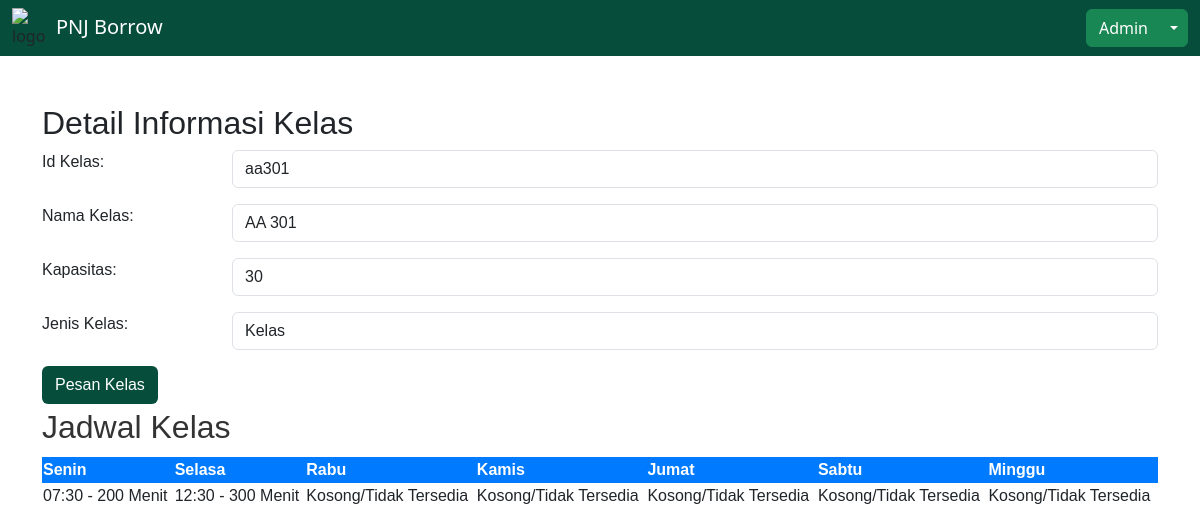
Page /detail_kelas.php?id=aa301 (signed in) on the committed database.
### tables this page shows
CREATE TABLE IF NOT EXISTS `kelas` (
  `id_kelas` varchar(50) NOT NULL,
  `nama_kelas` varchar(50) NOT NULL,
  `kapasitas_kelas` int NOT NULL,
  `jenis_kelas` varchar(50) NOT NULL DEFAULT 'Kelas',
  PRIMARY KEY (`id_kelas`)
);

CREATE TABLE IF NOT EXISTS `jadwal_kelas` (
  `id_kelas` varchar(50) NOT NULL,
  `senin` varchar(500) NOT NULL DEFAULT 'Kosong/Tidak Tersedia',
  `selasa` varchar(500) NOT NULL DEFAULT 'Kosong/Tidak Tersedia',
  `rabu` varchar(500) NOT NULL DEFAULT 'Kosong/Tidak Tersedia',
  `kamis` varchar(500) NOT NULL DEFAULT 'Kosong/Tidak Tersedia',
  `jumat` varchar(500) NOT NULL DEFAULT 'Kosong/Tidak Tersedia',
  `sabtu` varchar(500) NOT NULL DEFAULT 'Kosong/Tidak Tersedia',
  `minggu` varchar(500) NOT NULL DEFAULT 'Kosong/Tidak Tersedia',
  PRIMARY KEY (`id_kelas`)
);

### detail_kelas.php (the view, shortened to what this page needs)
<?php
include("connection.php");
$isAdmin = $_SESSION['status_user'] == 'Administrator';
$isDosen = $_SESSION['status_user'] == 'Dosen';
if (isset($_GET['id'])) {
  $kelasId = $_GET['id'];
  $query = "SELECT * FROM kelas WHERE id_kelas = :kelasId";
  $stmt = $conn->prepare($query);
  $stmt->bindParam(':kelasId', $kelasId, PDO::PARAM_STR);
  $stmt->execute();
  $classDetails = $stmt->fetch(PDO::FETCH_ASSOC);
  $scheduleQuery = "SELECT * FROM jadwal_kelas WHERE id_kelas = :kelasId";
  $scheduleStmt = $conn->prepare($scheduleQuery);
  $scheduleStmt->bindParam(':kelasId', $kelasId, PDO::PARAM_STR);
  $scheduleStmt->execute();
  $classSchedule = $scheduleStmt->fetchAll(PDO::FETCH_ASSOC);
}
?>
<!DOCTYPE html>
<html lang="en">
<head>
  <link href="https://cdn.jsdelivr.net/npm/bootstrap@5.3.2/dist/css/bootstrap.min.css" rel="stylesheet" />
</head>
<body>
  <div class=" page-holder bg-cover">
    <nav style="background-color: #064e3b;" class="navbar navbar-expand-xl navbar-light">
      <div class="container-fluid">
        <div class="d-flex flex-row">
          <img src="./Meta/logoooo0.png" style="width: 40px; height: 40px;" alt="logo">
          <div class="p-1">
            <a class="navbar-brand text-white" href="index.php">PNJ Borrow</a>
          </div>
        </div>
        <div class="btn-group">
          <button type="button" class="btn btn-success text-white"><?= $_SESSION["username"] ?></button>
          <button type="button" class="btn dropdown-toggle dropdown-toggle-split btn-success" data-bs-toggle="dropdown" data-bs-display="static" aria-expanded="false">
          </button>
        </div>
      </div>
    </nav>
    <div class="container mt-5" style="font-family: Arial, sans-serif;">
      <div class="">
        <h2>Detail Informasi Kelas</h2>
        <form action="<?php if ($classDetails) : ?>" method="post">
          <div class="mb-3 row">
            <label for="idkelas" class="form-label col-sm-2">Id Kelas:</label>
            <div class="col-sm-10">
              <input type="text" class="form-control" name="idkelas" value="<?php echo $classDetails['id_kelas']; ?>" required>
            </div>
          </div>
          <div class="mb-3 row">
            <label for="namakelas" class="form-label col-sm-2">Nama Kelas:</label>
            <div class="col-sm-10">
              <input type="text" class="form-control" name="namakelas" value="<?php echo $classDetails['nama_kelas']; ?>" required>
            </div>
          </div>
          <div class="mb-3 row">
            <label for="Kapasitas" class="form-label col-sm-2">Kapasitas:</label>
            <div class="col-sm-10">
              <input type="text" class="form-control" name="kapasitas" value="<?php echo $classDetails['kapasitas_kelas']; ?>" required>
            </div>
          </div>
          <div class="mb-3 row">
            <label for="jeniskelas" class="form-label col-sm-2">Jenis Kelas:</label>
            <div class="col-sm-10">
              <input type="text" class="form-control" name="jeniskelas" value="<?php echo $classDetails['jenis_kelas']; ?>" required>
            </div>
          </div>
        </form>
      </div>
      <?php if ($isAdmin || $isDosen) : ?>
        <div style="margin-top: 5px;">
          <button style="background-color: #064e3b;" type="button" class="btn mb-1 text-white" data-bs-toggle="modal" data-bs-target="#adminActionsModal">
            Pesan Kelas
          </button>
        </div>
      <?php endif; ?>
      <?php if ($classSchedule) : ?>
        <h2 style="color: #333;">Jadwal Kelas</h2>
        <table style="width: 100%; border-collapse: collapse; margin-top: 10px;">
          <thead style="background-color: #007bff; color: #fff;">
            <tr>
              <th>Senin</th>
              <th>Selasa</th>
              <th>Rabu</th>
              <th>Kamis</th>
              <th>Jumat</th>
              <th>Sabtu</th>
              <th>Minggu</th>
            </tr>
          </thead>
          <tbody>
            <?php foreach ($classSchedule as $row) : ?>
              <tr>
                <td><?php echo $row['senin']; ?></td>
                <td><?php echo $row['selasa']; ?></td>
                <td><?php echo $row['rabu']; ?></td>
                <td><?php echo $row['kamis']; ?></td>
                <td><?php echo $row['jumat']; ?></td>
                <td><?php echo $row['sabtu']; ?></td>
                <td><?php echo $row['minggu']; ?></td>
              </tr>
            <?php endforeach; ?>
          </tbody>
        </table>
      <?php else : ?>
        <p style="color: #333;">Jadwal kelas tidak ditemukan.</p>
      <?php endif; ?>
    <?php else : ?>
      <p style="color: #333;">Data kelas tidak ditemukan.</p>
    <?php endif; ?>
    </div>
</body>
</html>

### rows in the picture
kelas: idkelas "aa301", namakelas "AA 301", kapasitas "30", jeniskelas "Kelas"
jadwal_kelas: senin "07:30 - 200 Menit", selasa "12:30 - 300 Menit", rabu "Kosong/Tidak Tersedia", kamis "Kosong/Tidak Tersedia", jumat "Kosong/Tidak Tersedia", sabtu "Kosong/Tidak Tersedia", minggu "Kosong/Tidak Tersedia"

### other values in the picture
$_SESSION["username"] "Admin"
